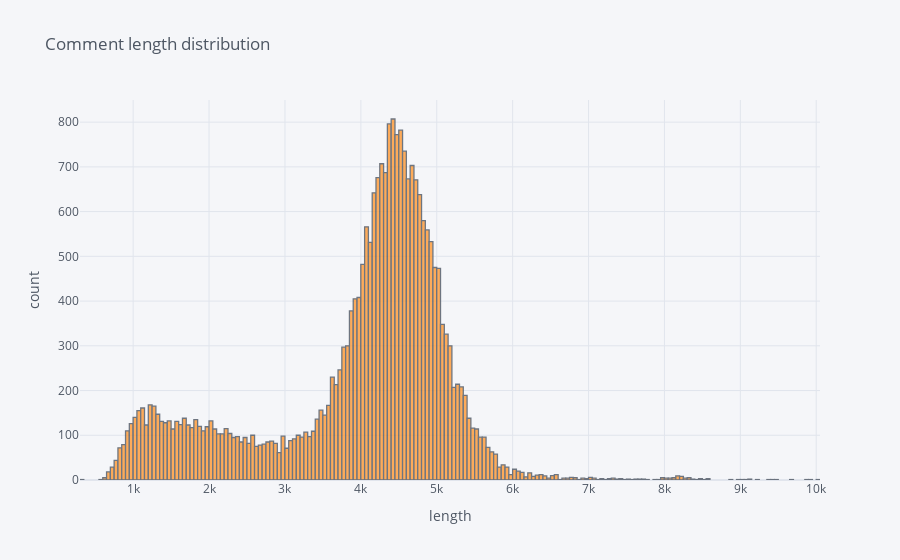

Notebook cell for this chart:
### Markdown cell above
<h3> Collection frequency analysis</h3>

### Code cell
data['comment_length'].iplot(kind='hist', xTitle='length', yTitle='count', title='Comment length distribution')

### Figure 1 — Plotly figure (JSON) as saved in the notebook; plotly's stock layout.template omitted (floating-point values rounded to 4 significant figures; data arrays with more than 128 entries replaced by an {"elided": "..."} marker saying what was removed)
{"data": [{"histfunc": "count", "histnorm": "", "marker": {"color": "rgba(255, 153, 51, 1.0)", "line": {"color": "#4D5663", "width": 1.3}}, "name": "comment_length", "opacity": 0.8, "orientation": "v", "type": "histogram", "x": {"elided": "25302 int values"}}], "layout": {"barmode": "overlay", "legend": {"bgcolor": "#F5F6F9", "font": {"color": "#4D5663"}}, "paper_bgcolor": "#F5F6F9", "plot_bgcolor": "#F5F6F9", "title": {"font": {"color": "#4D5663"}, "text": "Comment length distribution"}, "xaxis": {"gridcolor": "#E1E5ED", "showgrid": true, "tickfont": {"color": "#4D5663"}, "title": {"font": {"color": "#4D5663"}, "text": "length"}, "zerolinecolor": "#E1E5ED"}, "yaxis": {"gridcolor": "#E1E5ED", "showgrid": true, "tickfont": {"color": "#4D5663"}, "title": {"font": {"color": "#4D5663"}, "text": "count"}, "zerolinecolor": "#E1E5ED"}}}
